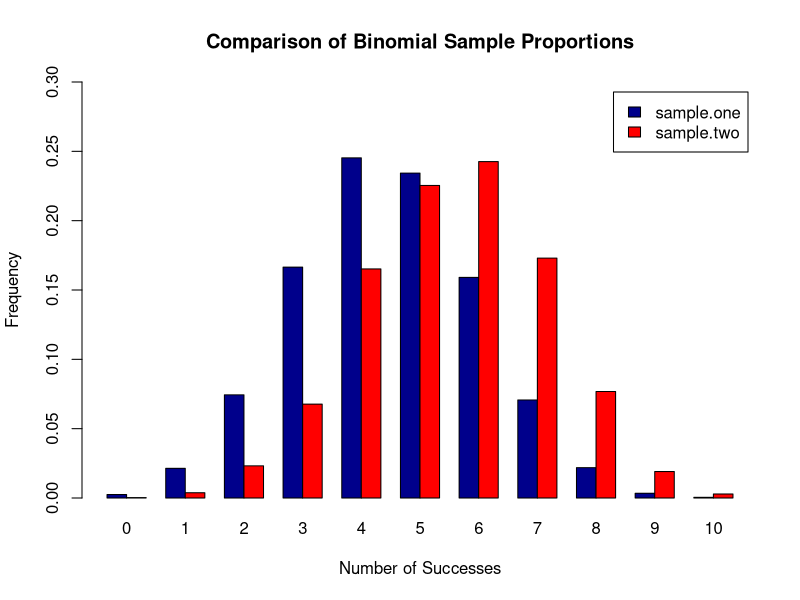
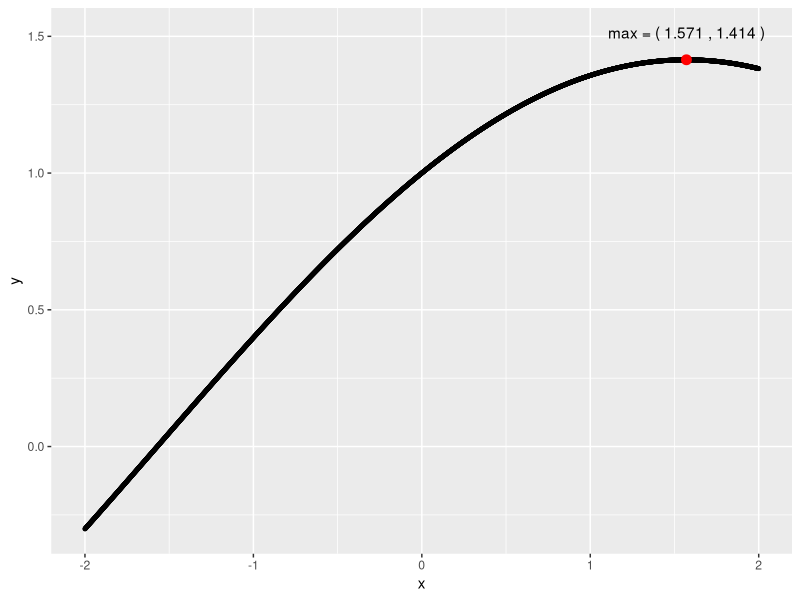
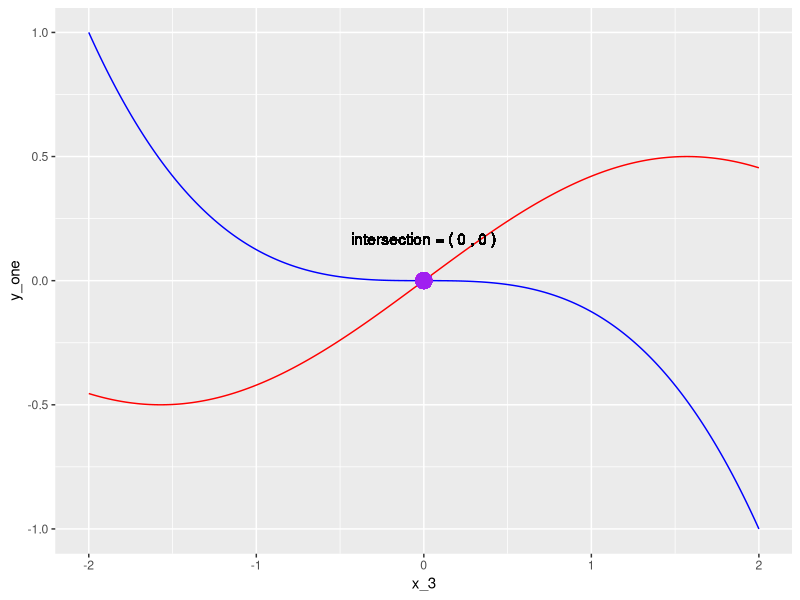
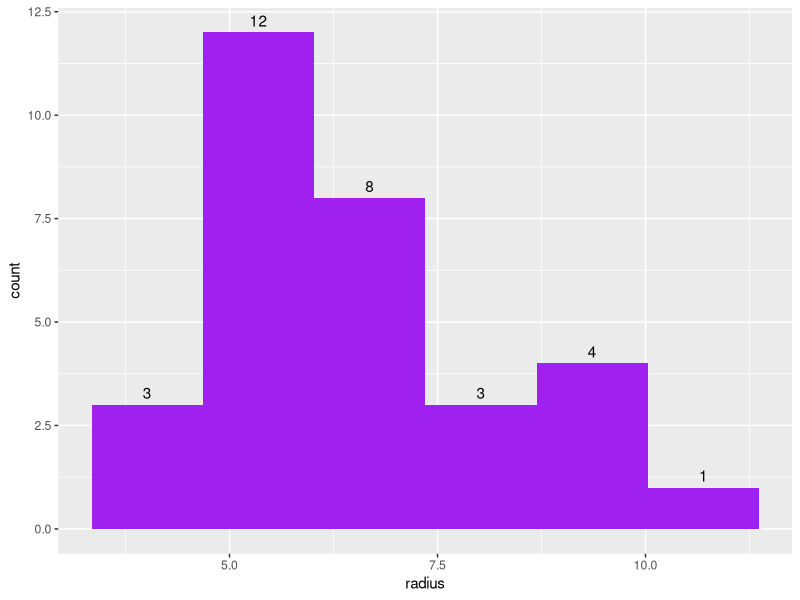
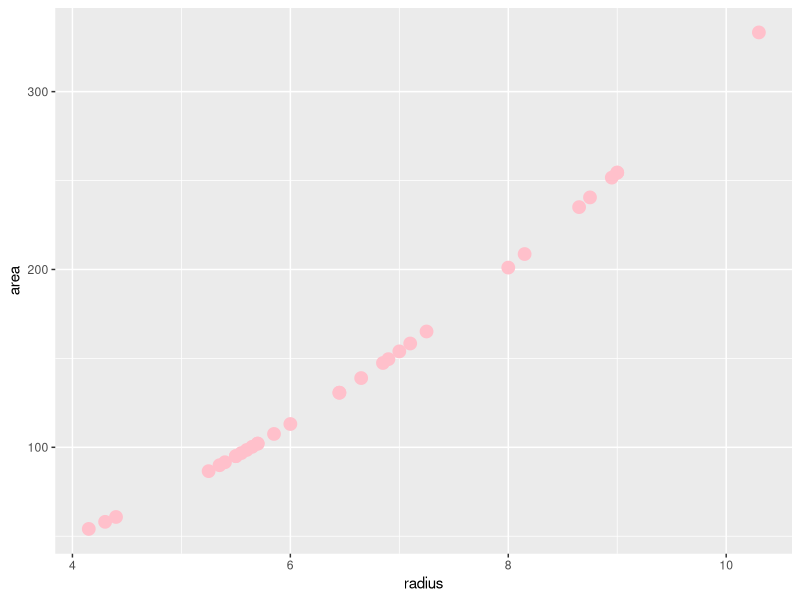
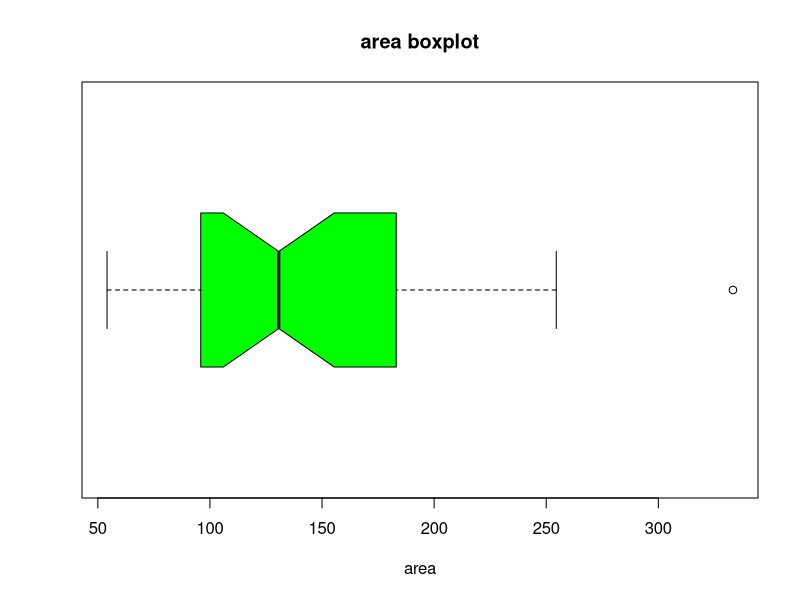
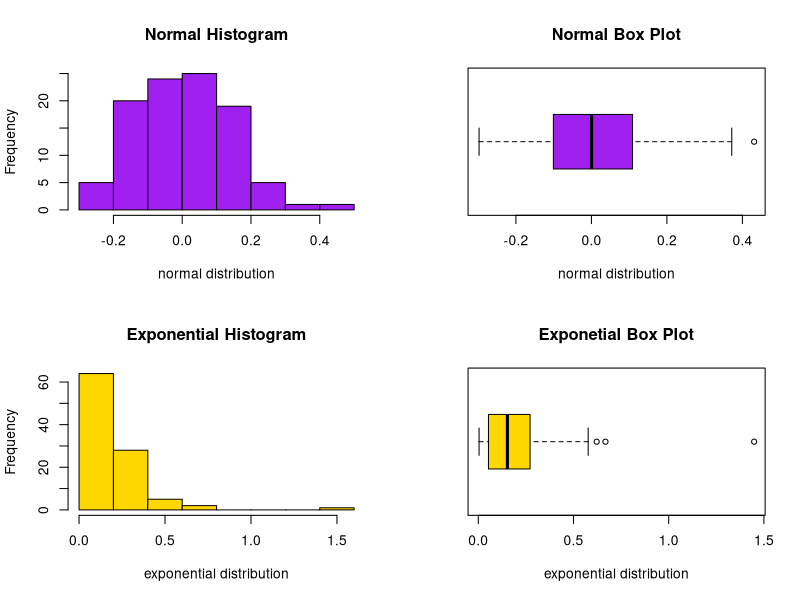
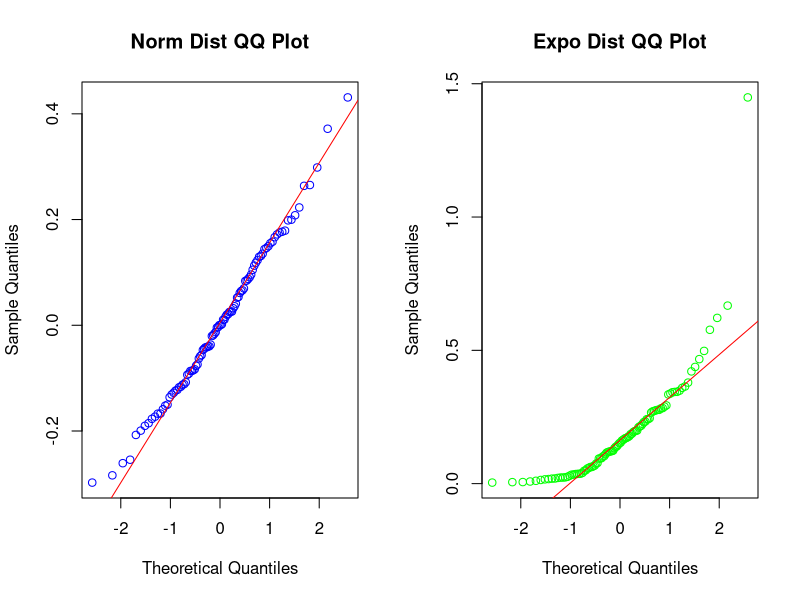

These charts were generated, in order, by the following R code:
## ---- chunk 1
# DO NOT ADD OR REVISE CODE HERE
knitr::opts_chunk$set(echo = TRUE, eval = TRUE)

## ---- chunk 2
set.seed(123)
sample.one <- table(rbinom(10000, 10, 0.45)) / 10000
sample.two <- table(rbinom(10000, 10, 0.55)) / 10000

successes <- seq(0, 10)

sum(sample.one * successes) # [1] 4.4827
sum(sample.two * successes) # [1] 5.523
## ---- chunk 3
counts <- rbind(sample.one, sample.two)

barplot(counts, main = "Comparison of Binomial Sample Proportions", 
  ylab = "Frequency", ylim = c(0,0.3),xlab = "Number of Successes",
  beside = TRUE, col = c("darkblue","red"),legend = rownames(counts),
  names.arg = c("0", "1", "2", "3", "4", "5", "6", "7", "8", "9", "10"))
## ---- chunk 4
triple_peat <- c(2,-5.1,-23)

arith_vector <- sum(c((7/42),3,(35/42)))

test1a_vector <- c(0:4,13,rep(triple_peat, times = 3),arith_vector)
test1a_vector

## ---- chunk 5
sorted_vector <- sort(test1a_vector,decreasing = FALSE)
sorted_vector

L <- length(sorted_vector)
L

desc_seq <- L:1
desc_seq

added_vector <- sorted_vector + desc_seq
added_vector
## ---- chunk 6
extract_vector <- c(added_vector[1],tail(added_vector,n=1))
extract_vector

unextract_vector <- c(added_vector[2:(length(added_vector)-1)])
unextract_vector

## ---- chunk 7
reconstructed_vector <- c(extract_vector[1],unextract_vector,extract_vector[-1])
reconstructed_vector

summed_reconstruct <- sum(reconstructed_vector)
summed_reconstruct
## ---- chunk 8
test2a_trig_func <- function(x) {
  y <- sin(x/2) + cos(x/2)
  return(y)
}

# for testing, the following should return
# 0.4931506
# test2a_trig_func(4)

## ---- chunk 9
library(glue)

x <- c(seq(-2, 2, length.out = 4001))
y <- unlist(lapply(x,FUN=test2a_trig_func))

max_y <- max(y)

max_y_index <- which(y == max_y)

max_x <- x[max_y_index]

print(paste("Max xy = (",max_x,',',round(max_y,3),')'))

## ---- chunk 10
library(ggplot2)
trig_df <- data.frame(x,y)
max_df <- data.frame(max_x,max_y)
max_point <- trig_df[which.max(trig_df$y),]


ggplot(data=trig_df, aes(x, y)) + 
  geom_point(color = 'black',size = 1) + 
  geom_point(data = trig_df[which.max(trig_df$y),],color='red',size=3) +
  geom_text(data = trig_df[which.max(trig_df$y),], 
             aes(x,y,label=paste("max = (",max_x,",",round(max_y,3),")")),nudge_y = .1)

## ---- chunk 11
library(ggplot2)
func_one <- function(x) {
  y <- cos(x / 2) * sin(x / 2)
  return(y)
}

func_two <- function(x){
  y <- -(x/2)^3
  return(y)
}

x_3 <- seq(-2, 2, length=4001)

y_one <- unlist(lapply(x_3,FUN=func_one))

y_two <- unlist(lapply(x_3,FUN=func_two))

sec3_df <- data.frame(x_3,y_one,y_two)

intersection <- sec3_df[sec3_df$y_one == sec3_df$y_two,]
#paste("intersection = (",intersection$x_3,",",intersection$y_one,")")

ggplot(data=sec3_df, aes(x_3)) + 
  geom_line(aes(y = y_one), color = "red") +
  geom_line(aes(y = y_two), color = "blue") +
  geom_point(aes(x=intersection$x_3, y=intersection$y_one), size = 5, colour="purple") +
  geom_text(data=sec3_df,aes(x=intersection$x_3, y=intersection$y_one, 
            label=paste("intersection = (",intersection$x_3,",",intersection$y_one,")"),
            vjust = -3)
            )

## ---- chunk 12
data(trees)
trees_df = trees

medians <- apply(trees_df,2,median)

#get the index where girth == medians[1]
girth_index <- which(trees_df$Girth == medians[1])
#print the rows from the df
girth_rows <- trees_df[girth_index,]
print(girth_rows)

#do the above for height
height_index <- which(trees_df$Height == medians[2])
height_rows <- trees_df[height_index,]
print(height_rows)

#do the above for volume
volume_index <- which(trees_df$Volume == medians[3])
volume_rows <- trees_df[volume_index,]
print(volume_rows)


#one line output?
all_rows <- trees_df[c(girth_index,height_index,volume_index),]
print(all_rows)

## ---- chunk 13
library(ggplot2)
trees_df$radius <- with(trees_df, Girth / 2)

trees_df$area <- with(trees_df, pi * radius ^ 2)

#make stem & leaf
stem(trees_df$radius)

#neat bin width calculation formula found online
radius_bw <- 2 * IQR(trees_df$radius) / length(trees_df$radius)^(1/3)

#make the histogram
radius_hist <- ggplot(data=trees_df,aes(x=radius)) + 
  geom_histogram(fill="purple", binwidth = radius_bw) +
  stat_bin(aes(y=after_stat(count), label=after_stat(count)), binwidth = radius_bw, geom="text", vjust=-.5) 

radius_hist

#make the scatter plot
radius_area_chart <- ggplot(data=trees_df,aes(x=radius,y=area)) +
  geom_point(size = 4, color = "pink")
radius_area_chart

## ---- chunk 14
area_box <- boxplot(trees_df$area,
                    horizontal=TRUE, 
                    notch=TRUE,
                    col="green", 
                    xlab = "area")
title("area boxplot")

## ---- chunk 15
outlier <- area_box$out
outlier_row <- trees_df[which(trees_df$area == outlier),]
outlier_row


#one line using max()
max_area_row <- trees_df[which.max(trees_df$area),]
max_area_row
## ---- chunk 16
set.seed(124)
y_5 <- rexp(100,rate = 5.5)

set.seed(127)
x_5 <- rnorm(100,mean = 0, sd = 0.15)

xy_5 <- cbind(x_5,y_5)

#type 6 gets the 3 digit round to be equal, and need round to 4 digit
#default type 7 doesn't get us close per the instruction
iqr_5 <- apply(xy_5,2,IQR, type = 6)

round(iqr_5,digits = 4)

## ---- chunk 17
par(mfrow = c(2, 2))
hist(x_5, xlab = "normal distribution", col = "purple", main = "Normal Histogram")
boxplot(x_5, horizontal = TRUE, xlab = "normal distribution", col = "purple", main = "Normal Box Plot")
hist(y_5, xlab = "exponential distribution", col = "gold", main = "Exponential Histogram")
boxplot(y_5, horizontal = TRUE, xlab = "exponential distribution", col = "gold", main = "Exponetial Box Plot")
## ---- chunk 18
library(glue)
par(mfrow = c(1, 2))
#thin tail due to left end being above and right end being below
qqnorm(x_5,col = "blue", main = "Norm Dist QQ Plot")
qqline(x_5, col = "red")
#right skewed since curve above line both ends
qqnorm(y_5, col = "green", main = "Expo Dist QQ Plot")
qqline(y_5, col = "red")

#get q1 and q3 for x then calc bounds
x_5_quantiles <- c(quantile(x_5,0.25),quantile(x_5,0.75))
x_5_3iqr <- (x_5_quantiles[2] - x_5_quantiles[1]) * 3
x_5_bounds <- c((x_5_quantiles[1] -  x_5_3iqr),(x_5_quantiles[2] + x_5_3iqr))
#get q1 and q3 for y x then calc bounds
y_5_quantiles <- c(quantile(y_5,0.25),quantile(y_5,0.75))
y_5_3iqr <- (y_5_quantiles[2] - y_5_quantiles[1]) * 3
y_5_bounds <- c((y_5_quantiles[1] -  y_5_3iqr),(y_5_quantiles[2] + y_5_3iqr))

#x outliers are empty
x_5_ext_outliers <- xy_5[which(x_5 < x_5_bounds[1] | x_5 > x_5_bounds[2])]
glue('extreme outliers for x: {x_5_ext_outliers}')

y_5_ext_outliers <- xy_5[which(y_5 < y_5_bounds[1] | y_5 > y_5_bounds[2])]
glue('extreme outliers for y: {y_5_ext_outliers}')
